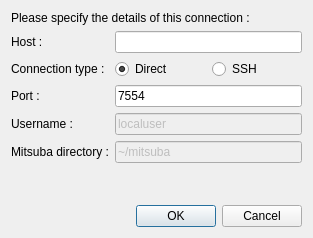
<?xml version="1.0" encoding="UTF-8"?>
<ui version="4.0">
 <class>AddServerDialog</class>
 <widget class="QDialog" name="AddServerDialog">
  <property name="geometry">
   <rect>
    <x>0</x>
    <y>0</y>
    <width>313</width>
    <height>238</height>
   </rect>
  </property>
  <property name="windowTitle">
   <string>Add a compute server</string>
  </property>
  <layout class="QVBoxLayout" name="verticalLayout">
   <item>
    <widget class="QLabel" name="label_6">
     <property name="text">
      <string>Please specify the details of this connection :</string>
     </property>
    </widget>
   </item>
   <item>
    <layout class="QFormLayout" name="formLayout">
     <item row="0" column="0">
      <widget class="QLabel" name="label">
       <property name="text">
        <string>Host :</string>
       </property>
       <property name="buddy">
        <cstring>hostName</cstring>
       </property>
      </widget>
     </item>
     <item row="0" column="1">
      <widget class="QLineEdit" name="hostName"/>
     </item>
     <item row="1" column="0">
      <widget class="QLabel" name="label_3">
       <property name="text">
        <string>Connection type :</string>
       </property>
       <property name="buddy">
        <cstring>directConnection</cstring>
       </property>
      </widget>
     </item>
     <item row="1" column="1">
      <layout class="QHBoxLayout" name="horizontalLayout">
       <item>
        <widget class="QRadioButton" name="directConnection">
         <property name="text">
          <string>Direct</string>
         </property>
         <property name="checked">
          <bool>true</bool>
         </property>
        </widget>
       </item>
       <item>
        <widget class="QRadioButton" name="sshConnection">
         <property name="text">
          <string>SSH</string>
         </property>
        </widget>
       </item>
      </layout>
     </item>
     <item row="2" column="0">
      <widget class="QLabel" name="label_2">
       <property name="text">
        <string>Port :</string>
       </property>
       <property name="buddy">
        <cstring>port</cstring>
       </property>
      </widget>
     </item>
     <item row="2" column="1">
      <widget class="QLineEdit" name="port">
       <property name="text">
        <string>7554</string>
       </property>
      </widget>
     </item>
     <item row="3" column="0">
      <widget class="QLabel" name="label_4">
       <property name="text">
        <string>Username :</string>
       </property>
       <property name="buddy">
        <cstring>userName</cstring>
       </property>
      </widget>
     </item>
     <item row="3" column="1">
      <widget class="QLineEdit" name="userName">
       <property name="enabled">
        <bool>false</bool>
       </property>
       <property name="text">
        <string>localuser</string>
       </property>
      </widget>
     </item>
     <item row="4" column="0">
      <widget class="QLabel" name="label_5">
       <property name="text">
        <string>Mitsuba directory :</string>
       </property>
       <property name="buddy">
        <cstring>installDir</cstring>
       </property>
      </widget>
     </item>
     <item row="4" column="1">
      <widget class="QLineEdit" name="installDir">
       <property name="enabled">
        <bool>false</bool>
       </property>
       <property name="text">
        <string>~/mitsuba</string>
       </property>
      </widget>
     </item>
    </layout>
   </item>
   <item>
    <spacer name="verticalSpacer">
     <property name="orientation">
      <enum>Qt::Vertical</enum>
     </property>
     <property name="sizeHint" stdset="0">
      <size>
       <width>20</width>
       <height>40</height>
      </size>
     </property>
    </spacer>
   </item>
   <item>
    <widget class="QDialogButtonBox" name="buttons">
     <property name="orientation">
      <enum>Qt::Horizontal</enum>
     </property>
     <property name="standardButtons">
      <set>QDialogButtonBox::Cancel|QDialogButtonBox::Ok</set>
     </property>
    </widget>
   </item>
  </layout>
 </widget>
 <tabstops>
  <tabstop>hostName</tabstop>
  <tabstop>directConnection</tabstop>
  <tabstop>sshConnection</tabstop>
  <tabstop>port</tabstop>
  <tabstop>userName</tabstop>
  <tabstop>installDir</tabstop>
  <tabstop>buttons</tabstop>
 </tabstops>
 <resources/>
 <connections>
  <connection>
   <sender>buttons</sender>
   <signal>accepted()</signal>
   <receiver>AddServerDialog</receiver>
   <slot>accept()</slot>
   <hints>
    <hint type="sourcelabel">
     <x>227</x>
     <y>214</y>
    </hint>
    <hint type="destinationlabel">
     <x>157</x>
     <y>237</y>
    </hint>
   </hints>
  </connection>
  <connection>
   <sender>buttons</sender>
   <signal>rejected()</signal>
   <receiver>AddServerDialog</receiver>
   <slot>reject()</slot>
   <hints>
    <hint type="sourcelabel">
     <x>295</x>
     <y>220</y>
    </hint>
    <hint type="destinationlabel">
     <x>286</x>
     <y>237</y>
    </hint>
   </hints>
  </connection>
  <connection>
   <sender>hostName</sender>
   <signal>textChanged(QString)</signal>
   <receiver>AddServerDialog</receiver>
   <slot>validate()</slot>
   <hints>
    <hint type="sourcelabel">
     <x>199</x>
     <y>47</y>
    </hint>
    <hint type="destinationlabel">
     <x>5</x>
     <y>72</y>
    </hint>
   </hints>
  </connection>
  <connection>
   <sender>sshConnection</sender>
   <signal>clicked()</signal>
   <receiver>AddServerDialog</receiver>
   <slot>validate()</slot>
   <hints>
    <hint type="sourcelabel">
     <x>231</x>
     <y>74</y>
    </hint>
    <hint type="destinationlabel">
     <x>105</x>
     <y>104</y>
    </hint>
   </hints>
  </connection>
  <connection>
   <sender>directConnection</sender>
   <signal>clicked()</signal>
   <receiver>AddServerDialog</receiver>
   <slot>validate()</slot>
   <hints>
    <hint type="sourcelabel">
     <x>178</x>
     <y>76</y>
    </hint>
    <hint type="destinationlabel">
     <x>121</x>
     <y>140</y>
    </hint>
   </hints>
  </connection>
  <connection>
   <sender>port</sender>
   <signal>textChanged(QString)</signal>
   <receiver>AddServerDialog</receiver>
   <slot>validate()</slot>
   <hints>
    <hint type="sourcelabel">
     <x>187</x>
     <y>106</y>
    </hint>
    <hint type="destinationlabel">
     <x>121</x>
     <y>114</y>
    </hint>
   </hints>
  </connection>
  <connection>
   <sender>userName</sender>
   <signal>textChanged(QString)</signal>
   <receiver>AddServerDialog</receiver>
   <slot>validate()</slot>
   <hints>
    <hint type="sourcelabel">
     <x>187</x>
     <y>142</y>
    </hint>
    <hint type="destinationlabel">
     <x>49</x>
     <y>157</y>
    </hint>
   </hints>
  </connection>
  <connection>
   <sender>installDir</sender>
   <signal>textEdited(QString)</signal>
   <receiver>AddServerDialog</receiver>
   <slot>validate()</slot>
   <hints>
    <hint type="sourcelabel">
     <x>199</x>
     <y>179</y>
    </hint>
    <hint type="destinationlabel">
     <x>74</x>
     <y>191</y>
    </hint>
   </hints>
  </connection>
 </connections>
 <slots>
  <slot>validate()</slot>
 </slots>
</ui>
